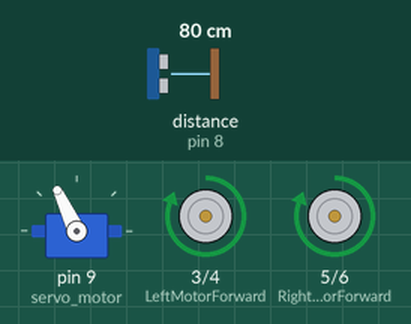
This sketch was run on a simulated Arduino Uno, built with avr-gcc and run on an emulated ATmega328P. On the bench: servo, motor-driver pin pairs drawn as motors (green arrow = first pin HIGH = forward, orange = second pin HIGH = backward, longer = more drive). Inputs (shaded band) come from the test bench; at power-on: distance to the obstacle (sensor on pin 8) 80 cm. The echo pulse lasts 58.3 µs per cm.

Above: at 4.0 s.
4.1 s: distance to the obstacle (sensor on pin 8) set to 22 cm
5.6 s: distance to the obstacle (sensor on pin 8) set to 19 cm
At 6.28 s:
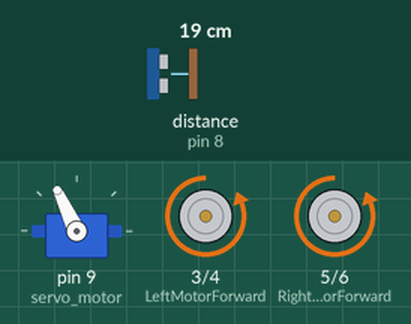
At 7.3 s:
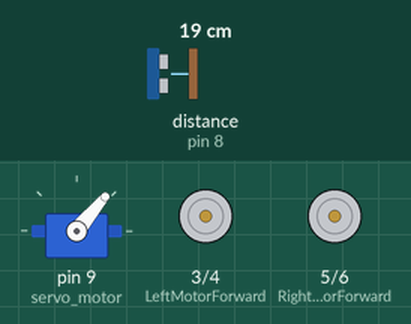
11.6 s: distance to the obstacle (sensor on pin 8) set to 35 cm
14.0 s: distance to the obstacle (sensor on pin 8) set to 2 cm
At 16.6 s:
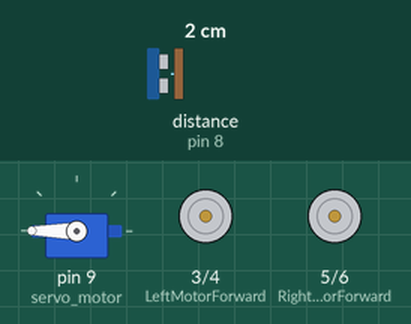
Timing chart, 0 to 18.0 s (numbered marks = the images above; inputs shaded):
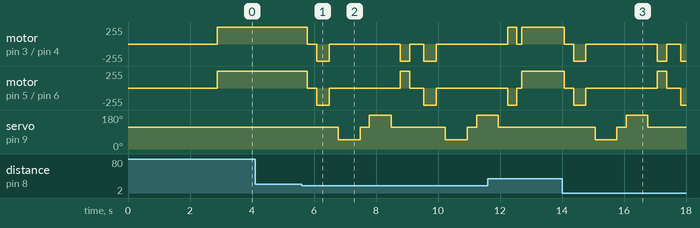

The sketch:

30._Autonomous_robot.ino
```cpp
#include <Servo.h> // include library file of servo
#include<NewPing.h> // include library file of ultrasonic sensor
const int LeftMotorForward = 3;
const int LeftMotorBackward = 4; // Assign the values of motor
const int RightMotorForward = 5;
const int RightMotorBackward = 6;
#define TRIGGER_PIN 7 // Assign the ultrasonic sensor trigpin
#define ECHO_PIN 8 // Assign the ultrasonic sensor echopin
#define MAX_DISTANCE 250
Servo servo_motor;
NewPing sonar(TRIGGER_PIN, ECHO_PIN, MAX_DISTANCE);
boolean goesForward = false;
int distance = 100;
void setup()
{
pinMode(RightMotorForward, OUTPUT); // set the output pins
pinMode(LeftMotorForward, OUTPUT);
pinMode(LeftMotorBackward, OUTPUT);
pinMode(RightMotorBackward, OUTPUT);
servo_motor.attach(9); // attach the servo motor to digital pin 9
servo_motor.write(115); // rotate servo in 115 degree
delay(2000);
distance = readPing();
delay(100);
distance = readPing();
delay(100);
distance = readPing();
delay(100);
distance = readPing();
delay(100);


}
void loop()
{
int distanceRight = 0;
int distanceLeft = 0;
delay(50);
if (distance <= 20)
{
moveStop();
delay(300);
moveBackward();
delay(400);
moveStop();
delay(300);
distanceRight = lookRight();
delay(300);
distanceLeft = lookLeft();
delay(300);
if (distanceRight >= distanceLeft) // if right distance is greater than left distance
{
turnRight(); // calling right function
delay(300);
moveStop(); // calling stop function
}
else
{
turnLeft(); // calling left function
delay(300);
moveStop(); // calling stop function
}
}
else{
moveForward(); // calling forward function
}


distance = readPing();
}
int lookRight()
{
servo_motor.write(50); // rotate the servo in 50 degree
delay(500);
int distance = readPing();
delay(100);
servo_motor.write(115); // rotate the servo in 115 degree
return distance;
}
int lookLeft()
{
servo_motor.write(180);
delay(500);
int distance = readPing();
delay(100);
servo_motor.write(115);
return distance;
}
int readPing()
{
delay(100);
int cm = sonar.ping_cm();
if (cm==0)
{
cm=250;
}
return cm;
}

void moveStop() // to stop the movement
{
 digitalWrite(RightMotorForward, LOW);
 digitalWrite(RightMotorBackward, LOW);
 digitalWrite(LeftMotorForward, LOW);
 digitalWrite(LeftMotorBackward, LOW);
}
 void moveForward() // to move forward
{
 digitalWrite(RightMotorForward, HIGH);
digitalWrite(RightMotorBackward, LOW);
digitalWrite(LeftMotorForward, HIGH);
digitalWrite(LeftMotorBackward, LOW);
}
void moveBackward() // to move backward
{
 digitalWrite(RightMotorForward, LOW);
digitalWrite(RightMotorBackward, HIGH);
 digitalWrite(LeftMotorForward, LOW);
 digitalWrite(LeftMotorBackward, HIGH);
}


void turnRight() // Turn Right Function for Motor Driver.
{
digitalWrite(RightMotorForward, HIGH);
 digitalWrite(RightMotorBackward, LOW);
 digitalWrite(LeftMotorForward, LOW);
 digitalWrite(LeftMotorBackward, HIGH);
}
void turnLeft() // Turn Left Function for Motor Driver.
{
digitalWrite(RightMotorForward,LOW);
digitalWrite(RightMotorBackward, HIGH);
digitalWrite(LeftMotorForward, HIGH);
digitalWrite(LeftMotorBackward, LOW);
}
```

Measured:
- the behaviour switches between 21 and 20 cm on distance to the obstacle (sensor on pin 8) (found by bisection; images 0 and 1)
- after the input at 4.1 s, every drawn part: stays the same
